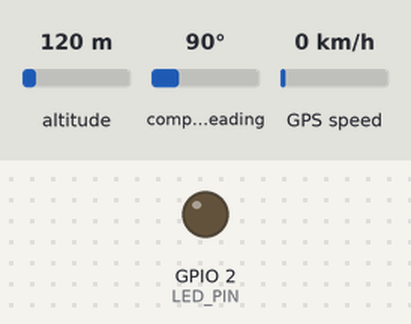
The sketch below on a simulated ESP32. Shown: output pins drawn as LEDs (lit = HIGH). Inputs (shaded band) come from the test bench; at power-on: altitude 120 m, compass heading 90°, GPS speed 0 km/h. WiFi joins after 1.5 s; servers stay silent unless stated; uploads are accepted with an empty reply; the local clock reads 2024-03-15 10:24:30 at power-on unless the sketch sets it; the GPS gets a fix after 3 s at 37.7749, -122.4194 with 8 satellites; what the sketch prints to the serial monitor is not drawn.

Above: at 0.0 s.
At 2.2 s:
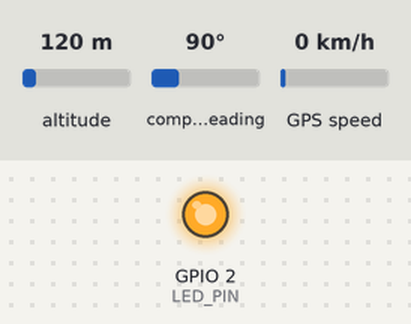
Timing chart, 0 to 3.7 s (numbered marks = the images above):
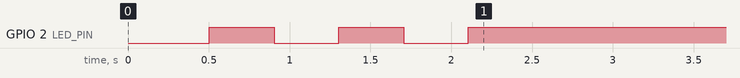

The sketch:

esp32_tracker.ino
```cpp
/*
  ESP32 GPS Tracker -> Firebase (devices + persistent history)
  with LED connection indicator

  - Sends JSON snapshot to: /devices/<TRACKER_NAME>
  - Appends persistent point to: /history/<TRACKER_NAME>
  - Fields: lat, lng, alt, hdop, sats, speed, time
  - LED Behavior:
      * Blinking  = trying to connect Wi-Fi
      * Solid ON  = connected and uploading OK
      * OFF       = lost Wi-Fi connection
*/

// RELIES ON INTERNET CONNECTION FOR TIME SYNC AND FIREBASE HTTPS

#include <TinyGPSPlus.h>
#include <HardwareSerial.h>
#include <WiFi.h>
#include <HTTPClient.h

// ================= USER CONFIG =================
const char* WIFI_SSID     = "nexon";
const char* WIFI_PASSWORD = "nexon0101";

const char* FIREBASE_HOST = "tracker-6c988-default-rtdb.firebaseio.com";
const char* FIREBASE_AUTH = "cCCMHSdfL6dF16rvOEzPqcFuetkm9GXi2F4TEr6U";

const char* TRACKER_NAME  = "syndicate1";  // device name in Firebase
const unsigned long UPLOAD_INTERVAL = 10000; // 10 seconds
// ===============================================

// GPS serial pins
#define GPS_RX 16
#define GPS_TX 17
HardwareSerial neogps(2);
TinyGPSPlus gps;

// LED indicator pin (built-in LED = GPIO 2)
#define LED_PIN 2

unsigned long lastUpload = 0;

// helper to build firebase URL
String firebaseUrl(const String &pathAndFile) {
  return "https://" + String(FIREBASE_HOST) + pathAndFile + "?auth=" + String(FIREBASE_AUTH);
}

// format time from GPS
String gpsTimeString() {
  if (!gps.time.isValid()) return String("");
  char buf[16];
  snprintf(buf, sizeof(buf), "%02d:%02d:%02d", gps.time.hour(), gps.time.minute(), gps.time.second());
  return String(buf);
}

// Blink LED while connecting
void blinkWhileConnecting() {
  static unsigned long lastBlink = 0;
  static bool state = false;
  if (millis() - lastBlink >= 400) {
    lastBlink = millis();
    state = !state;
    digitalWrite(LED_PIN, state ? HIGH : LOW);
  }
}

// Wi-Fi connection manager
void ensureWiFi() {
  if (WiFi.status() == WL_CONNECTED) {
    digitalWrite(LED_PIN, HIGH);
    return;
  }

  Serial.print("Connecting to Wi-Fi");
  WiFi.begin(WIFI_SSID, WIFI_PASSWORD);

  unsigned long start = millis();
  while (WiFi.status() != WL_CONNECTED) {
    blinkWhileConnecting();
    delay(200);
    Serial.print(".");
    if (millis() - start > 20000) {
      Serial.println("\nRetrying Wi-Fi...");
      WiFi.disconnect();
      WiFi.begin(WIFI_SSID, WIFI_PASSWORD);
      start = millis();
    }
  }

  Serial.println("\nWi-Fi connected: " + WiFi.localIP().toString());
  digitalWrite(LED_PIN, HIGH);  // connected
}

// HTTP helpers
int httpPutJson(const String &url, const String &json) {
  HTTPClient http;
  http.begin(url);
  http.addHeader("Content-Type", "application/json");
  int code = http.PUT(json);
  if (code > 0) {
    Serial.printf("HTTP %d -> %s\n", code, http.getString().c_str());
  } else {
    Serial.printf("HTTP PUT error: %d\n", code);
  }
  http.end();
  return code;
}

int httpPostJson(const String &url, const String &json) {
  HTTPClient http;
  http.begin(url);
  http.addHeader("Content-Type", "application/json");
  int code = http.POST(json);
  if (code > 0) {
    Serial.printf("HTTP %d -> %s\n", code, http.getString().c_str());
  } else {
    Serial.printf("HTTP POST error: %d\n", code);
  }
  http.end();
  return code;
}

// Sync NTP time for HTTPS validation
void syncTime() {
  configTime(0, 0, "pool.ntp.org", "time.google.com");
  Serial.print("Waiting for time sync");
  time_t now = time(nullptr);
  unsigned long start = millis();
  while (now < 1609459200) { // before Jan 1 2021 = invalid
    delay(500);
    Serial.print(".");
    now = time(nullptr);
    if (millis() - start > 10000) break;
  }
  Serial.println();
  struct tm tminfo;
  gmtime_r(&now, &tminfo);
  Serial.printf("Time synced: %04d-%02d-%02d %02d:%02d:%02d UTC\n",
                tminfo.tm_year + 1900, tminfo.tm_mon + 1, tminfo.tm_mday,
                tminfo.tm_hour, tminfo.tm_min, tminfo.tm_sec);
}

void setup() {
  Serial.begin(115200);
  delay(500);
  Serial.println("\n=== ESP32 GPS Tracker with LED Status ===");

  pinMode(LED_PIN, OUTPUT);
  digitalWrite(LED_PIN, LOW);

  neogps.begin(9600, SERIAL_8N1, GPS_RX, GPS_TX);
  Serial.println("GPS serial started");

  ensureWiFi();
  syncTime();
  delay(1000);
}

// Build JSON
String buildJsonPayload() {
  String payload = "{";
  payload += "\"lat\":"   + String(gps.location.lat(), 6) + ",";
  payload += "\"lng\":"   + String(gps.location.lng(), 6) + ",";
  payload += "\"alt\":"   + String(gps.altitude.isValid() ? gps.altitude.meters() : 0.0, 2) + ",";
  payload += "\"hdop\":"  + String(gps.hdop.isValid() ? gps.hdop.hdop() : 99.99, 2) + ",";
  payload += "\"sats\":"  + String(gps.satellites.isValid() ? gps.satellites.value() : 0) + ",";
  payload += "\"speed\":" + String(gps.speed.isValid() ? gps.speed.kmph() : 0.0, 2) + ",";
  payload += "\"time\":\"" + gpsTimeString() + "\"";
  payload += "}";
  return payload;
}

void loop() {
  // Read GPS
  while (neogps.available()) {
    gps.encode(neogps.read());
  }

  // LED OFF if lost Wi-Fi
  if (WiFi.status() != WL_CONNECTED) {
    digitalWrite(LED_PIN, LOW);
    ensureWiFi();
  }

  // upload interval
  if (millis() - lastUpload < UPLOAD_INTERVAL) return;
  lastUpload = millis();

  if (!gps.location.isValid()) {
    Serial.println("No valid GPS fix yet...");
    return;
  }

  String payload = buildJsonPayload();

  Serial.println("---- Uploading ----");
  Serial.println(payload);

  String snapshotPath = "/devices/" + String(TRACKER_NAME) + ".json";
  httpPutJson(firebaseUrl(snapshotPath), payload);

  String historyPath = "/history/" + String(TRACKER_NAME) + ".json";
  httpPostJson(firebaseUrl(historyPath), payload);

  digitalWrite(LED_PIN, HIGH); // confirm success
  Serial.println("-------------------");
}
```
